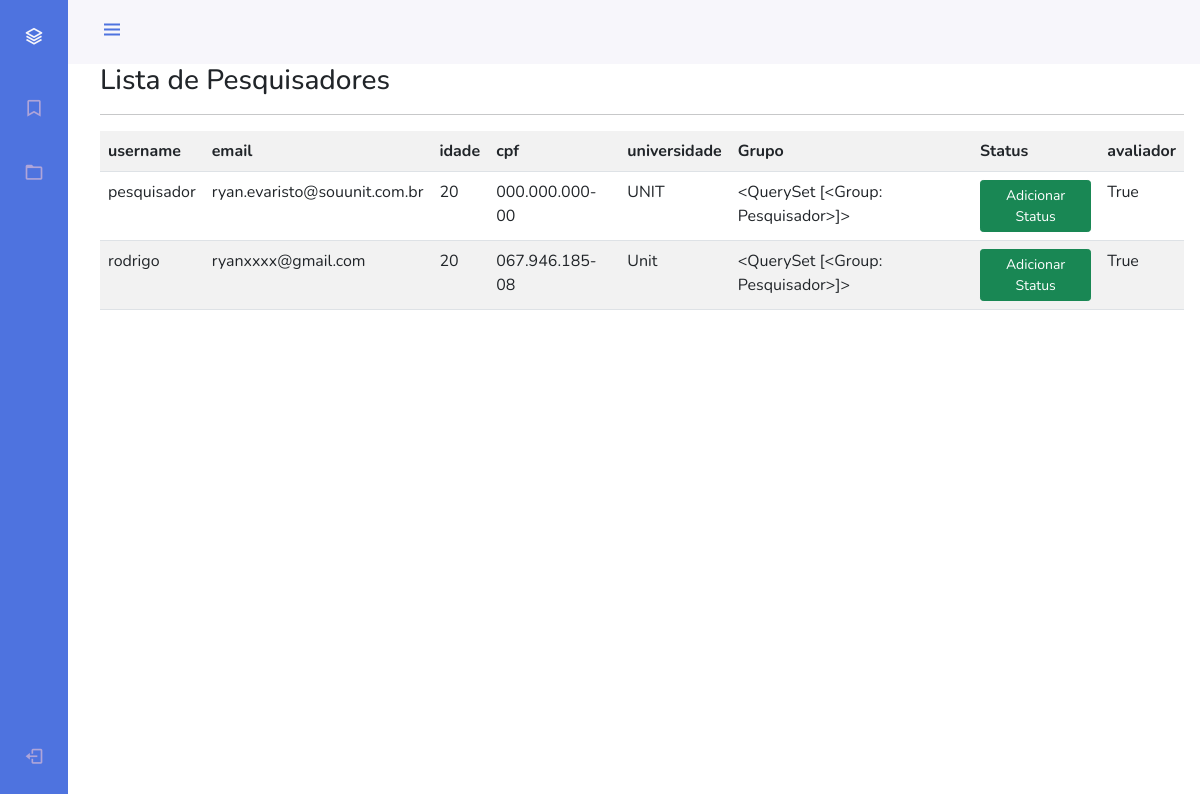
Screenshot of /listar/pesquisador/ (signed in) with the database file from the repository.
### Pesquisador/models.py (models this page shows)
class User(AbstractUser):
    nome = models.CharField("Nome: ",max_length=200,null=True, blank=True)
    email = models.EmailField(max_length=100,null=True, blank=True)
    idade = models.CharField(max_length=3,null=True, blank=True)
    cpf = models.CharField(max_length=14 ,verbose_name='CPF',null=True,blank=True)
    universidade = models.CharField(max_length=100,null=True)
    is_avaliador = models.BooleanField("É Avaliador ?",default=True, null=True)
    is_presidente = models.BooleanField('É presidente ?', default=True)

### secretaria/views.py (the view)
# urls.py: path('listar/pesquisador/', views.PesquisadorList.as_view(), name="lista-pesq"),
class PesquisadorList(ListView):
    model = User
    template_name = 'secretaria/lista-pesquisador.html'
    def get_queryset(self):
        return User.objects.filter(groups=5)

### template/secretaria/lista-pesquisador.html (shortened to what this page needs)
{% extends 'model-page.html'%}
{% load static %}
{% load crispy_forms_tags %}
{% block conteudo %}
{% if request.user.groups.all.0.name == "Secretária" %}
<h3>Lista de Pesquisadores</h3>
<hr>
<div class="table-responsive">
    <table class="table table-striped">
        <tr>
            <th>username</th>
            <th>email</th>
            <th>idade</th>
            <th>cpf</th>
            <th>universidade</th>
            <th>Grupo</th>
            <th>Status</th>
            <th>avaliador</th>
        </tr>
        {% for pesquisador in object_list %}
        <tr>
            <td>{{ pesquisador.username }}</td>
            <td>{{ pesquisador.email }}</td>
            <td>{{ pesquisador.idade }}</td>
            <td>{{ pesquisador.cpf }}</td>
            <td>{{ pesquisador.universidade }}</td>
            <td>{{ pesquisador.groups.all }}</td>
            <td>
                <a href="{% url 'update-pesq' pesquisador.pk %}" class="btn btn-success btn-sm">Adicionar Status</a>
            </td>
            <td>{{pesquisador.is_avaliador}}</td>
        </tr>
        {% empty %}
        <tr>
            <td colspan="5">Nenhum Pesquisador registrado.</td>
        </tr>
        {% endfor %}
    </table>
</div>
{% else %}
    <a href="{% url 'logout' %}" class="btn btn-primary" >Logout</a>
    <hr>
    <h2>Você não tem permissão por favor faça o login como secretária</h2>
{% endif %}
{% endblock %}

### static/css/styles.css (style rules this page uses)
:root { --header-height: 3rem; --nav-width: 68px; --first-color: #4e73df; --first-color-light: #AFA5D9; --white-color: #F7F6FB; --body-font: 'Nunito', sans-serif; --normal-font-size: 1rem; --z-fixed: 100; }
*,::before,::after { box-sizing: border-box; }
body { position: relative; margin: var(--header-height) 0 0 0; padding: 0 1rem; font-family: var(--body-font); font-size: var(--normal-font-size); transition: .5s; }
a { text-decoration: none; }
@media screen and (min-width: 768px) { body { margin: calc(var(--header-height) + 1rem) 0 0 0; padding-left: calc(var(--nav-width) + 2rem); } }

### template/secretaria/lista-pesquisador.html (style rules this page uses)
.table-responsive { width: 100%; }

### rows the page displays
User: username "pesquisador", email "ryan.evaristo@souunit.com.br", idade "20", cpf "000.000.000-00", universidade "UNIT", groups.all "<QuerySet [<Group: Pesquisador>]>", is_avaliador "True"
User: username "rodrigo", email "ryanxxxx@gmail.com", idade "20", cpf "067.946.185-08", universidade "Unit", groups.all "<QuerySet [<Group: Pesquisador>]>", is_avaliador "True"
